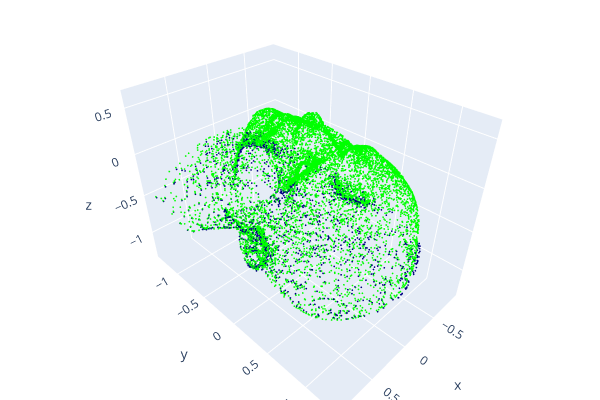

The cell this chart's notebook holds for it:
### Markdown cell above
### Visualize final reconstruction and alignment
- Green --> ref morphed by predicted coeffs
- Blue --> src aligned by estimated transform

### Code cell
estimated_t_src_pcd.paint_uniform_color([0, 0, 0.5])
o3d.visualization.draw_plotly([pred_morphed_pcd, estimated_t_src_pcd])

### Figure 1 — Plotly figure (JSON) as saved in the notebook; plotly's stock layout.template omitted (floating-point values rounded to 4 significant figures; data arrays with more than 128 entries replaced by an {"elided": "..."} marker saying what was removed)
{"data": [{"marker": {"color": {"elided": "10788x3 float values"}, "size": 1}, "mode": "markers", "type": "scatter3d", "x": {"elided": "10788 float values"}, "y": {"elided": "10788 float values"}, "z": {"elided": "10788 float values"}}, {"marker": {"color": {"elided": "1645x3 float values"}, "size": 1}, "mode": "markers", "type": "scatter3d", "x": {"elided": "1645 float values"}, "y": {"elided": "1645 float values"}, "z": {"elided": "1645 float values"}}], "layout": {"height": 400, "margin": {"b": 0, "l": 0, "r": 0, "t": 0}, "scene": {"camera": {"center": {"x": 0, "y": 0, "z": 0}, "up": {"x": 0, "y": 0, "z": 1}}}, "showlegend": false, "width": 600}}
